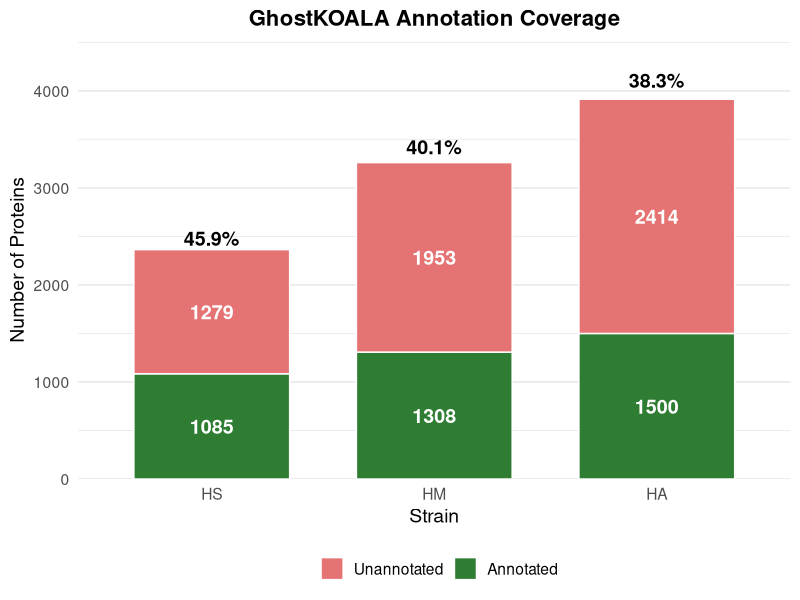

Write the R code that produced this figure.
library(tidyverse)

# ----------------------------
# CONFIGURATION
# ----------------------------
ko_col <- "KO"   # <<< change this ONLY if your KO column has a different name

# ----------------------------
# Load GhostKOALA files
# ----------------------------
hs_df <- read_csv(
  "HS_GhostKOALA.csv",
  comment = "#",
  show_col_types = FALSE
)

hm_df <- read_csv(
  "HM_GhostKOALA.csv",
  comment = "#",
  show_col_types = FALSE
)

ha_df <- read_csv(
  "HA_GhostKOALA.csv",
  comment = "#",
  show_col_types = FALSE
)

# ----------------------------
# Sanity check: KO column
# ----------------------------
check_ko_col <- function(df, name) {
  if (!ko_col %in% colnames(df)) {
    stop(
      paste0(
        "ERROR: Column '", ko_col,
        "' not found in ", name,
        ". Available columns: ",
        paste(colnames(df), collapse = ", ")
      )
    )
  }
}

check_ko_col(hs_df, "HS_GhostKOALA.csv")
check_ko_col(hm_df, "HM_GhostKOALA.csv")
check_ko_col(ha_df, "HA_GhostKOALA.csv")

# ----------------------------
# Helper: count annotated proteins
# ----------------------------
count_annotated <- function(df) {
  sum(df[[ko_col]] != "-" & !is.na(df[[ko_col]]))
}

# ----------------------------
# Coverage summary
# ----------------------------
coverage_data <- tibble(
  Strain = factor(c("HS", "HM", "HA"), levels = c("HS", "HM", "HA")),
  Total = c(nrow(hs_df), nrow(hm_df), nrow(ha_df)),
  Annotated = c(
    count_annotated(hs_df),
    count_annotated(hm_df),
    count_annotated(ha_df)
  )
) %>%
  mutate(
    Unannotated = Total - Annotated,
    Pct = round(100 * Annotated / Total, 1)
  )

# ----------------------------
# Long format for plotting
# ----------------------------
coverage_long <- coverage_data %>%
  pivot_longer(
    cols = c(Annotated, Unannotated),
    names_to = "Status",
    values_to = "Count"
  ) %>%
  mutate(
    Status = factor(Status, levels = c("Unannotated", "Annotated"))
  )

# ----------------------------
# Plot
# ----------------------------
p_coverage <- ggplot(
  coverage_long,
  aes(x = Strain, y = Count, fill = Status)
) +
  geom_col(width = 0.7, color = "white", linewidth = 0.5) +
  geom_text(
    aes(label = Count),
    position = position_stack(vjust = 0.5),
    color = "white",
    fontface = "bold",
    size = 5
  ) +
  geom_text(
    data = coverage_data,
    aes(
      x = Strain,
      y = Total * 1.05,
      label = paste0(Pct, "%")
    ),
    inherit.aes = FALSE,
    fontface = "bold",
    size = 5
  ) +
  scale_fill_manual(
    values = c(
      "Unannotated" = "#E57373",
      "Annotated" = "#2E7D32"
    ),
    name = ""
  ) +
  scale_y_continuous(
    expand = expansion(mult = c(0, 0.1))
  ) +
  labs(
    title = "GhostKOALA Annotation Coverage",
    x = "Strain",
    y = "Number of Proteins"
  ) +
  theme_minimal(base_size = 14) +
  theme(
    plot.title = element_text(
      face = "bold",
      hjust = 0.5,
      size = 16
    ),
    legend.position = "bottom",
    panel.grid.major.x = element_blank()
  )

# ----------------------------
# Save figure
# ----------------------------
ggsave(
  filename = "ghostkoala_annotation_coverage.tiff",
  plot = p_coverage,
  width = 8,
  height = 6,
  units = "in",
  dpi = 300,
  device = "tiff"
)

cat("✓ Annotation coverage figure saved\n")
